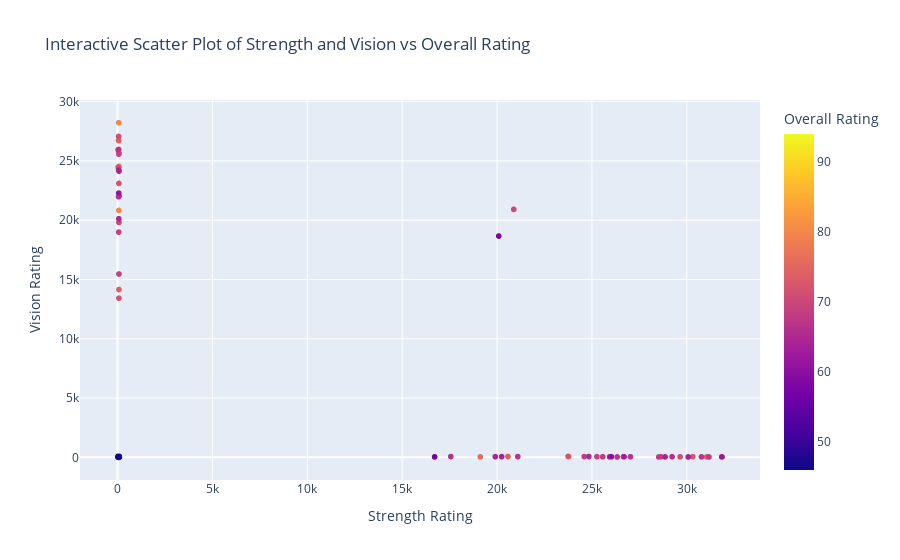

This figure's notebook cell:
### Markdown cell above
### Exercise 5

### Code cell
import plotly.express as px

# Scatter plot using Plotly
fig = px.scatter(soccer_df, x='Strength', y='Vision', color='Overall', hover_name='Name',
                 title='Interactive Scatter Plot of Strength and Vision vs Overall Rating',
                 labels={'Strength': 'Strength Rating', 'Vision': 'Vision Rating', 'Overall': 'Overall Rating'})

# Show the interactive plot
fig.show()

### Figure 1 — Plotly figure (JSON) as saved in the notebook; plotly's stock layout.template omitted (floating-point values rounded to 4 significant figures; data arrays with more than 128 entries replaced by an {"elided": "..."} marker saying what was removed)
{"data": [{"hovertemplate": "<b>%{hovertext}</b><br><br>Strength Rating=%{x}<br>Vision Rating=%{y}<br>Overall Rating=%{marker.color}<extra></extra>", "hovertext": {"elided": "17981 str values"}, "legendgroup": "", "marker": {"color": {"elided": "17981 int values"}, "coloraxis": "coloraxis", "symbol": "circle"}, "mode": "markers", "name": "", "showlegend": false, "type": "scattergl", "x": {"elided": "17981 int values"}, "xaxis": "x", "y": {"elided": "17981 int values"}, "yaxis": "y"}], "layout": {"autosize": true, "coloraxis": {"colorbar": {"title": {"text": "Overall Rating"}}, "colorscale": [[0, "#0d0887"], [0.1111, "#46039f"], [0.2222, "#7201a8"], [0.3333, "#9c179e"], [0.4444, "#bd3786"], [0.5556, "#d8576b"], [0.6667, "#ed7953"], [0.7778, "#fb9f3a"], [0.8889, "#fdca26"], [1, "#f0f921"]]}, "legend": {"tracegroupgap": 0}, "title": {"text": "Interactive Scatter Plot of Strength and Vision vs Overall Rating"}, "xaxis": {"anchor": "y", "autorange": true, "domain": [0, 1], "range": [-1929.0, 33810.0], "title": {"text": "Strength Rating"}, "type": "linear"}, "yaxis": {"anchor": "x", "autorange": true, "domain": [0, 1], "range": [-2318.0, 30540.0], "title": {"text": "Vision Rating"}, "type": "linear"}}}
